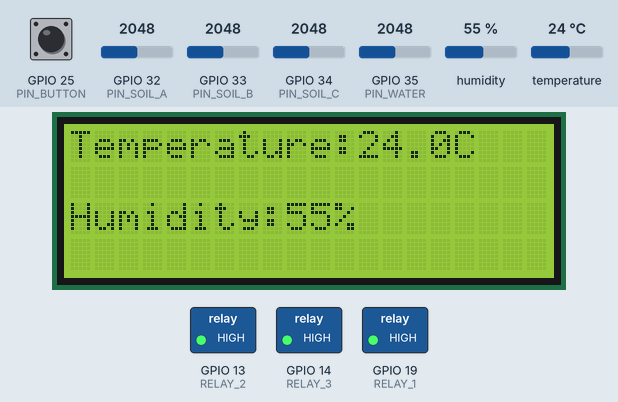
Simulated run of this sketch. Board: ESP32. Parts: 20×4 character LCD, switched loads named in the sketch (green lamp = pin HIGH). The inputs (shaded band) are chosen by the test bench; at power-on: GPIO 25 (PIN_BUTTON) HIGH, GPIO 32 (PIN_SOIL_A) = 2048, GPIO 33 (PIN_SOIL_B) = 2048, GPIO 34 (PIN_SOIL_C) = 2048, GPIO 35 (PIN_WATER) = 2048, humidity 55 %, temperature 24 °C (analog values on the 0–4095 scale). WiFi joins after 1.5 s; servers stay silent unless stated; what the sketch prints to the serial monitor is not drawn.

Above: at 4.1 s.
4.2 s: GPIO 25 (PIN_BUTTON) pulled LOW for 3.2 s
At 7.8 s:
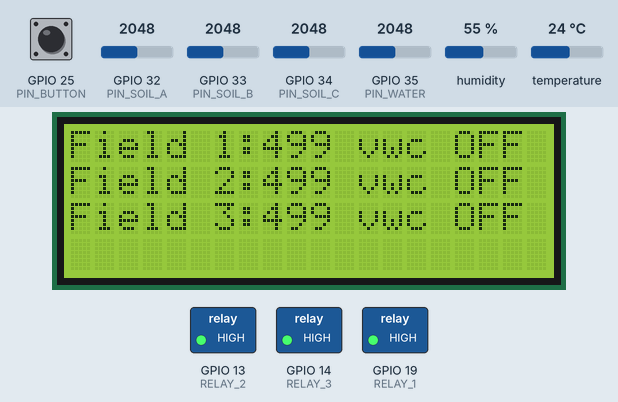
9.0 s: GPIO 32 (PIN_SOIL_A) set to 2818
At 10.3 s:
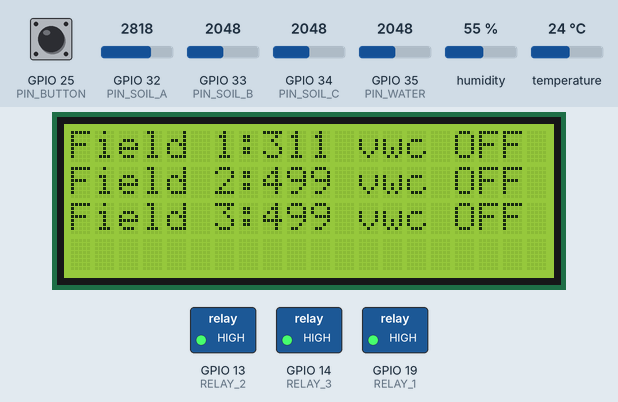
15.6 s: GPIO 32 (PIN_SOIL_A) set to 2934
At 16.8 s:
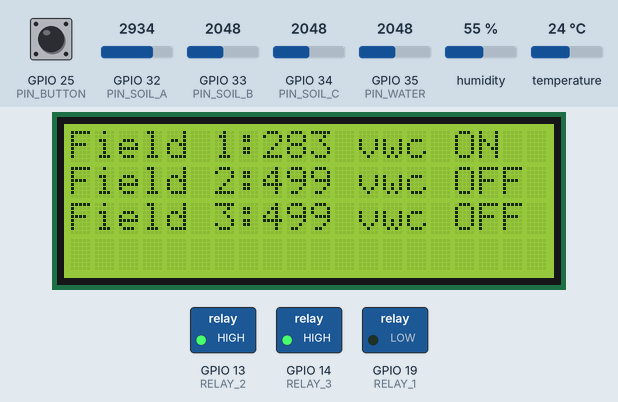
17.1 s: GPIO 33 (PIN_SOIL_B) set to 2806
At 17.8 s:
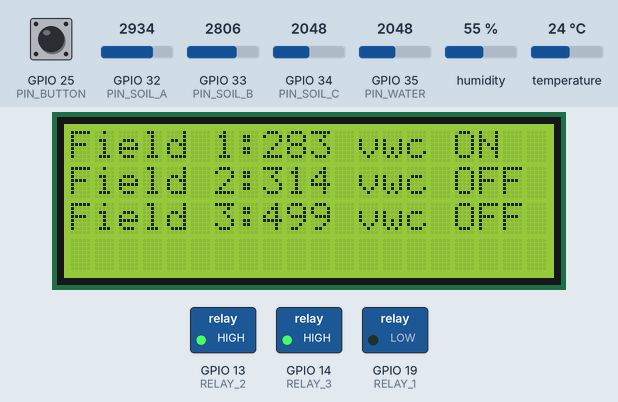
18.9 s: GPIO 33 (PIN_SOIL_B) set to 2908
At 19.9 s:
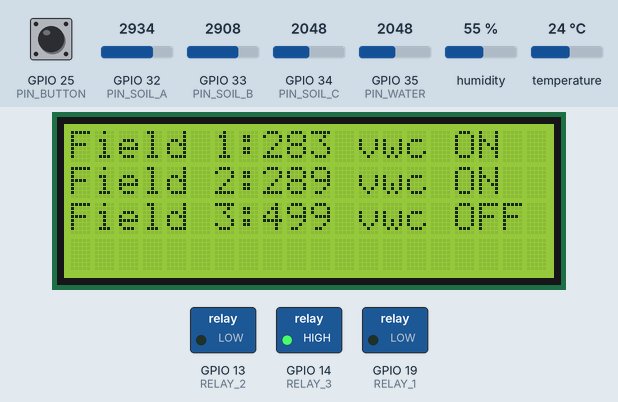
25.5 s: GPIO 34 (PIN_SOIL_C) set to 2799
At 26.5 s:
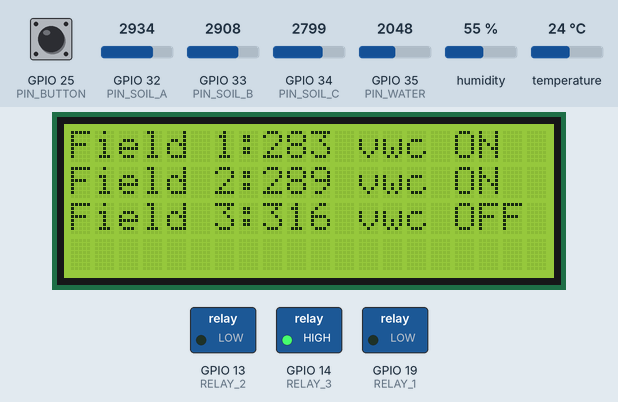
27.4 s: GPIO 34 (PIN_SOIL_C) set to 2929
Timing chart, 0 to 30.2 s (numbered marks = the images above; inputs shaded):
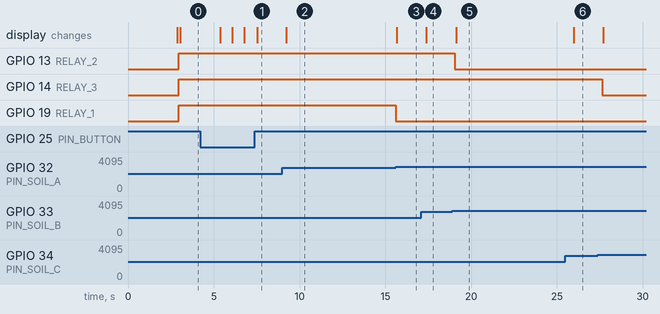

Measured:
- the behaviour switches between 2862 and 2863 on GPIO 32 (PIN_SOIL_A) (found by bisection; images 2 and 3)
- the behaviour switches between 2862 and 2863 on GPIO 33 (PIN_SOIL_B) (found by bisection; images 4 and 5)
- after the input at 4.2 s, the display: changes after 1.2 s (image 1)
- after the input at 9.0 s, the display: changes after 0.23 s (image 2)
- after the input at 15.6 s, GPIO 19 (RELAY_1): HIGH → LOW at once; the display: changes after 0.08 s (image 3)
- after the input at 17.1 s, the display: changes after 0.30 s (image 4)
- after the input at 18.9 s, GPIO 13 (RELAY_2): HIGH → LOW after 0.15 s; the display: changes after 0.22 s (image 5)
- after the input at 25.5 s, the display: changes after 0.49 s (image 6)
- after the input at 27.4 s, GPIO 14 (RELAY_3): HIGH → LOW after 0.24 s

The sketch:

Smart_Watering_System.ino
```cpp
/*  Smart plant watering system

    This sketch is written to program the ESP32 in such a way that is checks the moisture content of soil and turns the water pump acvordingly.
    The whole system goes off when water in the tank runs out so as to save the power , once the water is filled back,the system starts back.
    Parameters like temperature,humidity,soil moisture,water level ,and states of pump all are displayed on LCD screen and can also be accessed from
    mobile phone or PC
    Behavior:
      -Soil moisture is measured in VWC(Volumetric Water Content) which is in layman's terms, volume of water in cubic centimeter.
      -When soil moisture sensor reads 300 VWC and less,the water pump turns on watering the soil, once the soil moisture reaches
        600 and above, the relay turns off indicating the soil is moist enough.
      -Water level sensor reads the water level in tank and when it reads
        below 200,the system turns off to save power
      - Parameters like temperature,humidity,soil moisture,water level ,and states of pump all are displayed on LCD screen and can also be accessed from
        mobile phone or PC via blynk cloud platform

*/
#define BLYNK_PRINT Serial

// authorization token to connect ESP32 to blynk cloud via WiFi
#define BLYNK_TEMPLATE_ID "TMPL35VZPkrUz"
#define BLYNK_TEMPLATE_NAME "Smart plant watering system"
#define BLYNK_AUTH_TOKEN "gGABXd_P12KLdMMHAVJ8_JTullNJo_eK"

//include all necessary libraries
#include <Wire.h>
#include <LiquidCrystal_I2C.h>
#include <DHT.h>
#include <WiFi.h>
#include <WiFiClient.h>
#include <BlynkSimpleEsp32.h>

//define WiFi credentials
char ssid[] = "Adil";
char pass[] = "123456";

// --- PIN MAP ---
const int PIN_DHT = 26;        // DHT11 data
const int PIN_WATER = 35;      // water level sensor (analog)
const int PIN_SOIL_A = 32;     // soil sensor 1 (analog)
const int PIN_SOIL_B = 33;     // soil sensor 2 (analog)
const int PIN_SOIL_C = 34;     // soil sensor 3 (analog)

// Relay outputs
const int RELAY_1 = 19;
const int RELAY_2 = 13;
const int RELAY_3 = 14;

//Push Button
const int PIN_BUTTON = 25;     // cycles the display, INPUT_PULLUP

// --- SENSORS / THRESHOLDS ---
#define DHTTYPE DHT11
DHT dht(PIN_DHT, DHTTYPE);

LiquidCrystal_I2C lcd(0x27, 20, 4);

// --- REVERSE LOGIC SENSOR THRESHOLDS (VWC style) ---
// Dry ≈ 300 VWC, Wet ≈ 600 VWC
const int SOIL_DRY_VWC = 300;  // Pump ON when below this (dry)
const int SOIL_WET_VWC = 600;  // Pump OFF when above this (wet)

// Water empty threshold
const int WATER_EMPTY_THRESHOLD_ADC = 200;

// Button debounce
unsigned long lastButtonMs = 0;
const unsigned long DEBOUNCE_MS = 15;
int lastButtonState = HIGH;
int page = 0;
const int TOTAL_PAGES = 3;

// Hysteresis states
bool pumpState1 = false;
bool pumpState2 = false;
bool pumpState3 = false;

String onOff(bool v) { return v ? "ON " : "OFF"; }

// --- Convert ADC → VWC (linear calibration between 300 and 600 for 12-bit ADC) ---
int adcToVWC(int adc) {
  // Reverse logic: low ADC = wet, high ADC = dry
  // Map 4095 → 0 VWC (dryest) and 0 → 1000 VWC (wettest) just for representation
  int vwc = map(adc, 4095, 0, 0, 1000);
  if (vwc < 0) vwc = 0;
  if (vwc > 1000) vwc = 1000;
  return vwc;
}

void setup() {
  Serial.begin(9600);
  delay(1000);

  Blynk.begin(BLYNK_AUTH_TOKEN, ssid, pass);


  pinMode(RELAY_1, OUTPUT);
  pinMode(RELAY_2, OUTPUT);
  pinMode(RELAY_3, OUTPUT);
  digitalWrite(RELAY_1, LOW);
  digitalWrite(RELAY_2, LOW);
  digitalWrite(RELAY_3, LOW);

  pinMode(25, INPUT_PULLUP);
  analogReadResolution(12); // 0-4095

  dht.begin();
  Wire.begin();

  lcd.init();
  lcd.backlight();

  Serial.println("System started (Reverse Logic + VWC Display).");
  Serial.print("SOIL_DRY_VWC (pump ON)  = "); Serial.println(SOIL_DRY_VWC);
  Serial.print("SOIL_WET_VWC (pump OFF) = "); Serial.println(SOIL_WET_VWC);
  Serial.print("WATER_EMPTY_THRESHOLD_ADC = "); Serial.println(WATER_EMPTY_THRESHOLD_ADC);

}

void loop() {

  checkButton();

  int waterADC = analogRead(PIN_WATER);
  bool waterEmpty = (waterADC < WATER_EMPTY_THRESHOLD_ADC);

  int soil1ADC = analogRead(PIN_SOIL_A);
  int soil2ADC = analogRead(PIN_SOIL_B);
  int soil3ADC = analogRead(PIN_SOIL_C);

  // Convert to VWC
  int soil1VWC = adcToVWC(soil1ADC);
  int soil2VWC = adcToVWC(soil2ADC);
  int soil3VWC = adcToVWC(soil3ADC);

  static unsigned long lastDHT = 0;
  static float lastTemp = NAN, lastHum = NAN;
  if (millis() - lastDHT > 2000) {
    float h = dht.readHumidity();
    float t = dht.readTemperature();
    if (!isnan(h)) lastHum = h;
    if (!isnan(t)) lastTemp = t;
    lastDHT = millis();
  }

  // --- Pump Logic (using VWC thresholds) ---
  if (waterEmpty) {
    pumpState1 = pumpState2 = pumpState3 = false;
  } else {
    if (!pumpState1 && soil1VWC <= SOIL_DRY_VWC) pumpState1 = true;     // Dry -> ON
    else if (pumpState1 && soil1VWC >= SOIL_WET_VWC) pumpState1 = false; // Wet -> OFF

    if (!pumpState2 && soil2VWC <= SOIL_DRY_VWC) pumpState2 = true;
    else if (pumpState2 && soil2VWC >= SOIL_WET_VWC) pumpState2 = false;

    if (!pumpState3 && soil3VWC <= SOIL_DRY_VWC) pumpState3 = true;
    else if (pumpState3 && soil3VWC >= SOIL_WET_VWC) pumpState3 = false;

    Blynk.run();
    checkButton();
  }

  // Relay Active LOW
  digitalWrite(RELAY_1, pumpState1 ? LOW : HIGH);
  digitalWrite(RELAY_2, pumpState2 ? LOW : HIGH);
  digitalWrite(RELAY_3, pumpState3 ? LOW : HIGH);

  displayPage(page, lastTemp, lastHum, waterADC, waterEmpty,
              soil1VWC, soil2VWC, soil3VWC);

  // --- Serial Debug ---
  Serial.print("W:"); Serial.print(waterADC);
  Serial.print(" | S1:"); Serial.print(soil1VWC);
  Serial.print(" R1:"); Serial.print(onOff(pumpState1));
  Serial.print(" | S2:"); Serial.print(soil2VWC);
  Serial.print(" R2:"); Serial.print(onOff(pumpState2));
  Serial.print(" | S3:"); Serial.print(soil3VWC);
  Serial.print(" R3:"); Serial.print(onOff(pumpState3));
  Serial.print(" | DHT T:"); Serial.print(isnan(lastTemp) ? 0 : lastTemp);
  Serial.print(" H:"); Serial.println(isnan(lastHum) ? 0 : lastHum);

  Blynk.virtualWrite(V0,isnan(lastTemp) ? 0 : lastTemp);
  Blynk.virtualWrite(V1,isnan(lastHum) ? 0 : lastHum);
  Blynk.virtualWrite(V2,waterADC);
  Blynk.virtualWrite(V3,soil1VWC);
  Blynk.virtualWrite(V4,soil2VWC);
  Blynk.virtualWrite(V5,soil3VWC);
  Blynk.virtualWrite(V6,pumpState1);
  Blynk.virtualWrite(V7,pumpState2);
  Blynk.virtualWrite(V8,pumpState3);


  delay(350);
}

// --- Button handler with debounce ---
  void checkButton() {
int reading = digitalRead(25);   // your button pin

  // Detect falling edge (HIGH → LOW)
  if (reading != lastButtonState) {
    lastButtonMs = millis();  // reset debounce timer
  }

  if ((millis() - lastButtonMs) > DEBOUNCE_MS) {

    // If stable LOW → button pressed
    if (reading == LOW) {
      page++;
      if (page >= TOTAL_PAGES) page = 0;

      Serial.print("Page changed to: ");
      Serial.println(page);

      delay(150);  // small delay to avoid double scroll
    }
  }

  lastButtonState=reading;
}


// --- Display Pages ---
void displayPage(int p, float temp, float hum, int waterADC, bool waterEmpty,
                 int s1VWC, int s2VWC, int s3VWC) {
  lcd.clear();

  switch (p) {
    case 0:
      lcd.setCursor(0,0);
      if (isnan(temp)) lcd.print("Temperature: --C ");
      else { lcd.print("Temperature:"); lcd.print(temp, 1); lcd.print("C "); }
      lcd.setCursor(0,2);
      if (isnan(hum)) lcd.print("Humidity: --%");
      else { lcd.print("Humidity:"); lcd.print(hum, 0); lcd.print("%"); }
      break;


    case 1:
      lcd.setCursor(0,0);
      lcd.print("Water Tank:");
      lcd.print(waterEmpty ? "EMPTY" : "FULL   ");
      lcd.setCursor(0,2);
      lcd.print("Water Level:"); lcd.print(waterADC);
      break;


    case 2:
      lcd.setCursor(0,0);
      lcd.print("Field 1:"); lcd.print(s1VWC); lcd.print(" vwc "); lcd.print(onOff(pumpState1));
      lcd.setCursor(0,1);
      lcd.print("Field 2:"); lcd.print(s2VWC); lcd.print(" vwc "); lcd.print(onOff(pumpState2));
      lcd.setCursor(0,2);
      lcd.print("Field 3:"); lcd.print(s3VWC); lcd.print(" vwc "); lcd.print(onOff(pumpState3));
      break;

    default:
      lcd.setCursor(0,0);
      lcd.print("Page error");
      break;


  }
}
```
